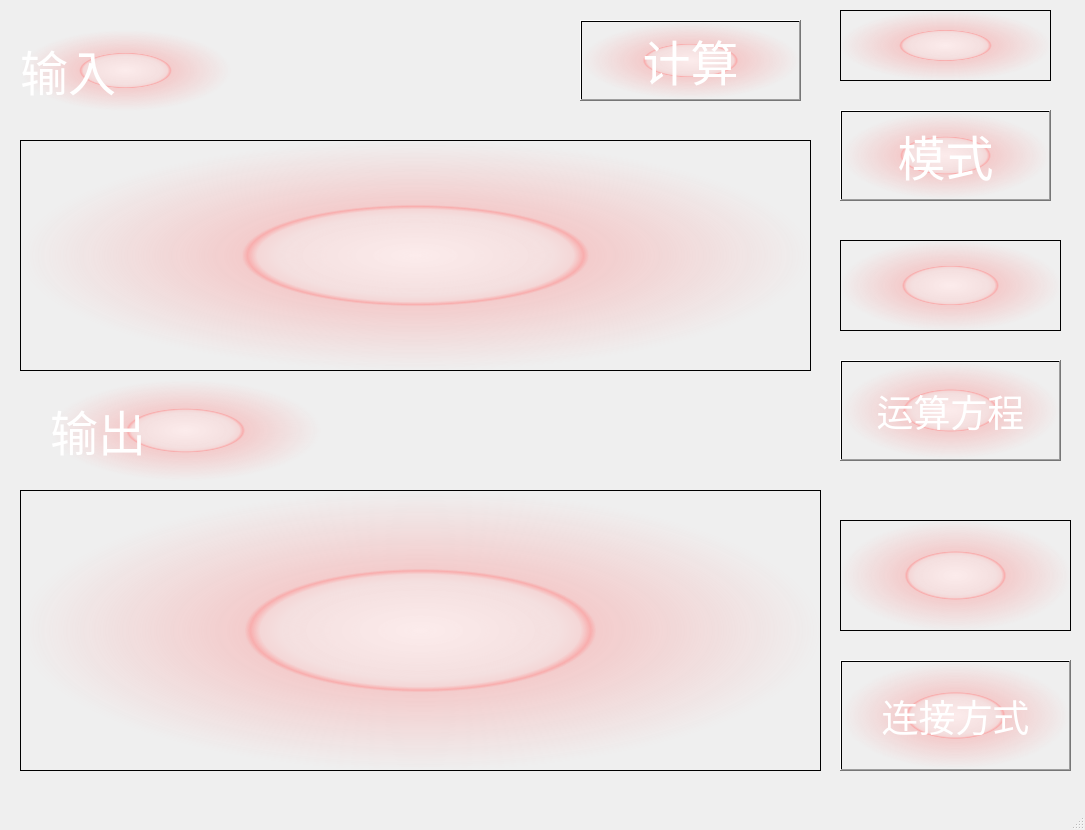
<?xml version="1.0" encoding="UTF-8"?>
<ui version="4.0">
 <class>MainWindow</class>
 <widget class="QMainWindow" name="MainWindow">
  <property name="geometry">
   <rect>
    <x>0</x>
    <y>0</y>
    <width>1085</width>
    <height>830</height>
   </rect>
  </property>
  <property name="windowTitle">
   <string>MainWindow</string>
  </property>
  <widget class="QWidget" name="centralwidget">
   <widget class="QPushButton" name="pushButton">
    <property name="geometry">
     <rect>
      <x>580</x>
      <y>20</y>
      <width>221</width>
      <height>81</height>
     </rect>
    </property>
    <property name="font">
     <font>
      <family>华文行楷</family>
      <pointsize>36</pointsize>
      <weight>50</weight>
      <italic>false</italic>
      <bold>false</bold>
     </font>
    </property>
    <property name="styleSheet">
     <string notr="true">background-color: qradialgradient(spread:pad, cx:0.5, cy:0.5, radius:0.5, fx:0.5, fy:0.5, stop:0 rgba(255, 235, 235, 206), stop:0.35 rgba(255, 188, 188, 80), stop:0.4 rgba(255, 162, 162, 80), stop:0.425 rgba(255, 132, 132, 156), stop:0.44 rgba(252, 128, 128, 80), stop:1 rgba(255, 255, 255, 0));
color: rgb(255, 255, 255);</string>
    </property>
    <property name="text">
     <string>计算</string>
    </property>
   </widget>
   <widget class="QPushButton" name="pushButton_2">
    <property name="geometry">
     <rect>
      <x>840</x>
      <y>110</y>
      <width>211</width>
      <height>91</height>
     </rect>
    </property>
    <property name="font">
     <font>
      <family>华文行楷</family>
      <pointsize>36</pointsize>
      <weight>50</weight>
      <italic>false</italic>
      <bold>false</bold>
     </font>
    </property>
    <property name="styleSheet">
     <string notr="true">background-color: qradialgradient(spread:pad, cx:0.5, cy:0.5, radius:0.5, fx:0.5, fy:0.5, stop:0 rgba(255, 235, 235, 206), stop:0.35 rgba(255, 188, 188, 80), stop:0.4 rgba(255, 162, 162, 80), stop:0.425 rgba(255, 132, 132, 156), stop:0.44 rgba(252, 128, 128, 80), stop:1 rgba(255, 255, 255, 0));
color: rgb(255, 255, 255);</string>
    </property>
    <property name="text">
     <string>模式</string>
    </property>
   </widget>
   <widget class="QPushButton" name="pushButton_3">
    <property name="geometry">
     <rect>
      <x>840</x>
      <y>660</y>
      <width>231</width>
      <height>111</height>
     </rect>
    </property>
    <property name="font">
     <font>
      <family>华文行楷</family>
      <pointsize>28</pointsize>
      <weight>50</weight>
      <italic>false</italic>
      <bold>false</bold>
     </font>
    </property>
    <property name="autoFillBackground">
     <bool>false</bool>
    </property>
    <property name="styleSheet">
     <string notr="true">background-color: qradialgradient(spread:pad, cx:0.5, cy:0.5, radius:0.5, fx:0.5, fy:0.5, stop:0 rgba(255, 235, 235, 206), stop:0.35 rgba(255, 188, 188, 80), stop:0.4 rgba(255, 162, 162, 80), stop:0.425 rgba(255, 132, 132, 156), stop:0.44 rgba(252, 128, 128, 80), stop:1 rgba(255, 255, 255, 0));
color: rgb(255, 255, 255);</string>
    </property>
    <property name="text">
     <string>连接方式</string>
    </property>
   </widget>
   <widget class="QTextBrowser" name="textBrowser">
    <property name="geometry">
     <rect>
      <x>840</x>
      <y>10</y>
      <width>211</width>
      <height>71</height>
     </rect>
    </property>
    <property name="font">
     <font>
      <family>华文行楷</family>
      <pointsize>28</pointsize>
     </font>
    </property>
    <property name="styleSheet">
     <string notr="true">background-color: qradialgradient(spread:pad, cx:0.5, cy:0.5, radius:0.5, fx:0.5, fy:0.5, stop:0 rgba(255, 235, 235, 206), stop:0.35 rgba(255, 188, 188, 80), stop:0.4 rgba(255, 162, 162, 80), stop:0.425 rgba(255, 132, 132, 156), stop:0.44 rgba(252, 128, 128, 80), stop:1 rgba(255, 255, 255, 0));
color: rgb(255, 255, 255);</string>
    </property>
   </widget>
   <widget class="QTextBrowser" name="textBrowser_2">
    <property name="geometry">
     <rect>
      <x>840</x>
      <y>520</y>
      <width>231</width>
      <height>111</height>
     </rect>
    </property>
    <property name="font">
     <font>
      <family>华文行楷</family>
      <pointsize>28</pointsize>
      <weight>50</weight>
      <italic>false</italic>
      <bold>false</bold>
     </font>
    </property>
    <property name="styleSheet">
     <string notr="true">background-color: qradialgradient(spread:pad, cx:0.5, cy:0.5, radius:0.5, fx:0.5, fy:0.5, stop:0 rgba(255, 235, 235, 206), stop:0.35 rgba(255, 188, 188, 80), stop:0.4 rgba(255, 162, 162, 80), stop:0.425 rgba(255, 132, 132, 156), stop:0.44 rgba(252, 128, 128, 80), stop:1 rgba(255, 255, 255, 0));
color: rgb(255, 255, 255);</string>
    </property>
   </widget>
   <widget class="QTextBrowser" name="textBrowser_3">
    <property name="geometry">
     <rect>
      <x>20</x>
      <y>490</y>
      <width>801</width>
      <height>281</height>
     </rect>
    </property>
    <property name="font">
     <font>
      <family>华文行楷</family>
      <pointsize>28</pointsize>
     </font>
    </property>
    <property name="styleSheet">
     <string notr="true">background-color: qradialgradient(spread:pad, cx:0.5, cy:0.5, radius:0.5, fx:0.5, fy:0.5, stop:0 rgba(255, 235, 235, 206), stop:0.35 rgba(255, 188, 188, 80), stop:0.4 rgba(255, 162, 162, 80), stop:0.425 rgba(255, 132, 132, 156), stop:0.44 rgba(252, 128, 128, 80), stop:1 rgba(255, 255, 255, 0));
color: rgb(255, 255, 255);</string>
    </property>
   </widget>
   <widget class="QLabel" name="label">
    <property name="geometry">
     <rect>
      <x>20</x>
      <y>30</y>
      <width>211</width>
      <height>81</height>
     </rect>
    </property>
    <property name="font">
     <font>
      <family>华文行楷</family>
      <pointsize>36</pointsize>
      <weight>50</weight>
      <italic>false</italic>
      <bold>false</bold>
     </font>
    </property>
    <property name="styleSheet">
     <string notr="true">background-color: qradialgradient(spread:pad, cx:0.5, cy:0.5, radius:0.5, fx:0.5, fy:0.5, stop:0 rgba(255, 235, 235, 206), stop:0.35 rgba(255, 188, 188, 80), stop:0.4 rgba(255, 162, 162, 80), stop:0.425 rgba(255, 132, 132, 156), stop:0.44 rgba(252, 128, 128, 80), stop:1 rgba(255, 255, 255, 0));
color: rgb(255, 255, 255);</string>
    </property>
    <property name="text">
     <string>输入</string>
    </property>
   </widget>
   <widget class="QLabel" name="label_2">
    <property name="geometry">
     <rect>
      <x>50</x>
      <y>380</y>
      <width>271</width>
      <height>101</height>
     </rect>
    </property>
    <property name="font">
     <font>
      <family>华文行楷</family>
      <pointsize>36</pointsize>
      <weight>50</weight>
      <italic>false</italic>
      <bold>false</bold>
     </font>
    </property>
    <property name="styleSheet">
     <string notr="true">background-color: qradialgradient(spread:pad, cx:0.5, cy:0.5, radius:0.5, fx:0.5, fy:0.5, stop:0 rgba(255, 235, 235, 206), stop:0.35 rgba(255, 188, 188, 80), stop:0.4 rgba(255, 162, 162, 80), stop:0.425 rgba(255, 132, 132, 156), stop:0.44 rgba(252, 128, 128, 80), stop:1 rgba(255, 255, 255, 0));
color: rgb(255, 255, 255);</string>
    </property>
    <property name="frameShadow">
     <enum>QFrame::Plain</enum>
    </property>
    <property name="text">
     <string>输出</string>
    </property>
   </widget>
   <widget class="QTextEdit" name="textEdit">
    <property name="geometry">
     <rect>
      <x>20</x>
      <y>140</y>
      <width>791</width>
      <height>231</height>
     </rect>
    </property>
    <property name="font">
     <font>
      <family>华文行楷</family>
      <pointsize>28</pointsize>
     </font>
    </property>
    <property name="styleSheet">
     <string notr="true">background-color: qradialgradient(spread:pad, cx:0.5, cy:0.5, radius:0.5, fx:0.5, fy:0.5, stop:0 rgba(255, 235, 235, 206), stop:0.35 rgba(255, 188, 188, 80), stop:0.4 rgba(255, 162, 162, 80), stop:0.425 rgba(255, 132, 132, 156), stop:0.44 rgba(252, 128, 128, 80), stop:1 rgba(255, 255, 255, 0));
color: rgb(255, 255, 255);</string>
    </property>
   </widget>
   <widget class="QPushButton" name="pushButton_4">
    <property name="geometry">
     <rect>
      <x>840</x>
      <y>360</y>
      <width>221</width>
      <height>101</height>
     </rect>
    </property>
    <property name="font">
     <font>
      <family>华文行楷</family>
      <pointsize>28</pointsize>
      <weight>50</weight>
      <italic>false</italic>
      <bold>false</bold>
     </font>
    </property>
    <property name="styleSheet">
     <string notr="true">background-color: qradialgradient(spread:pad, cx:0.5, cy:0.5, radius:0.5, fx:0.5, fy:0.5, stop:0 rgba(255, 235, 235, 206), stop:0.35 rgba(255, 188, 188, 80), stop:0.4 rgba(255, 162, 162, 80), stop:0.425 rgba(255, 132, 132, 156), stop:0.44 rgba(252, 128, 128, 80), stop:1 rgba(255, 255, 255, 0));
color: rgb(255, 255, 255);</string>
    </property>
    <property name="text">
     <string>运算方程</string>
    </property>
   </widget>
   <widget class="QTextBrowser" name="textBrowser_4">
    <property name="geometry">
     <rect>
      <x>840</x>
      <y>240</y>
      <width>221</width>
      <height>91</height>
     </rect>
    </property>
    <property name="font">
     <font>
      <family>华文行楷</family>
      <pointsize>22</pointsize>
      <weight>50</weight>
      <italic>false</italic>
      <bold>false</bold>
     </font>
    </property>
    <property name="styleSheet">
     <string notr="true">background-color: qradialgradient(spread:pad, cx:0.5, cy:0.5, radius:0.5, fx:0.5, fy:0.5, stop:0 rgba(255, 235, 235, 206), stop:0.35 rgba(255, 188, 188, 80), stop:0.4 rgba(255, 162, 162, 80), stop:0.425 rgba(255, 132, 132, 156), stop:0.44 rgba(252, 128, 128, 80), stop:1 rgba(255, 255, 255, 0));
color: rgb(255, 255, 255);</string>
    </property>
   </widget>
  </widget>
  <widget class="QMenuBar" name="menubar">
   <property name="geometry">
    <rect>
     <x>0</x>
     <y>0</y>
     <width>1085</width>
     <height>22</height>
    </rect>
   </property>
  </widget>
  <widget class="QStatusBar" name="statusbar"/>
 </widget>
 <resources/>
 <connections/>
</ui>
